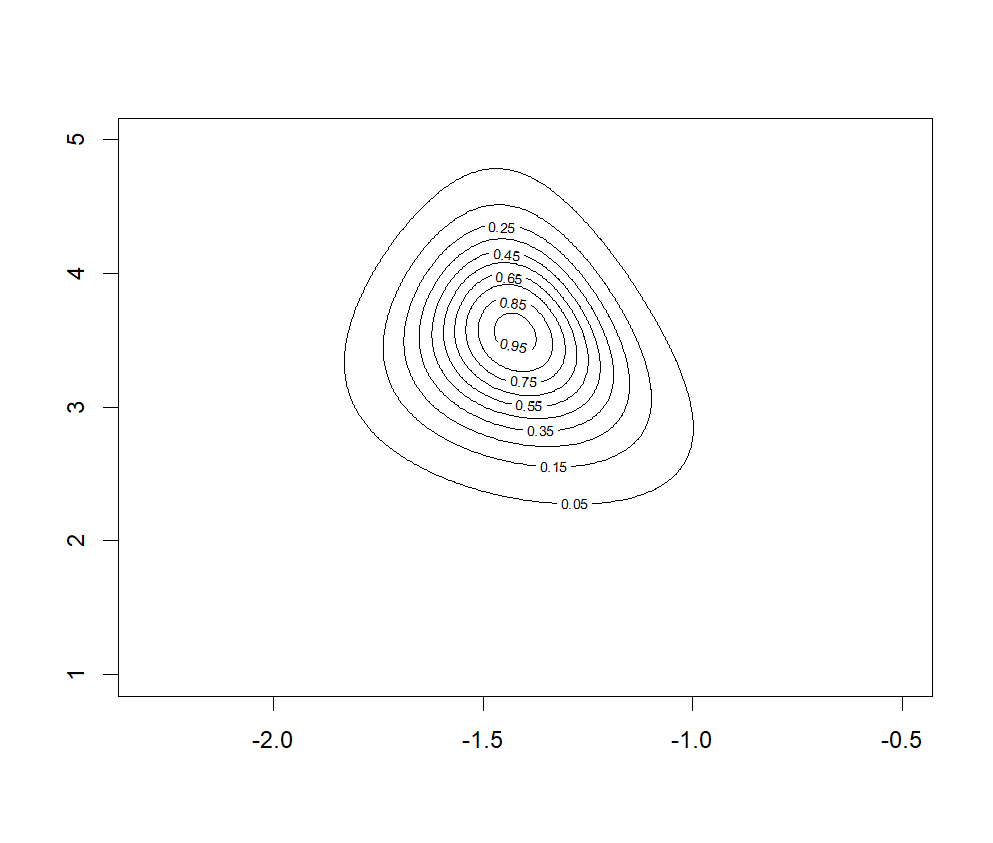

Reproduce this figure in R.
# y: The number of tumor-emerging rats in group;
# n: The number of total rats in group
bikes.y <- c(16,9,10,13,19,20,18,17,35,55)
bikes.n <- c(74,99,58,70,121,77,104,129,308,119)
logpost4 <- function(u, v) {a <- exp(u+v)/(exp(u)+1);
b <- exp(v)/(exp(u) + 1);
J <- length(rat.y); # Number of data
logp_a <- dunif(a , min = 0 , max = 40 , log = TRUE);
logp_b <- dunif(b , min = 0 , max = 100 , log = TRUE);
log_prior <- logp_a + logp_b;
x <- J * (lgamma(a + b) - lgamma(a) - lgamma(b)) + log(a) + log(b) + log_prior;
for (i in (1:J)){
  x <- x + lgamma(a + rat.y[i]) + lgamma(b + rat.n[i] - rat.y[i]) - 
    lgamma(a + b + rat.n[i]) # Adding likelihood
}
x # Return log p(theta, phi | y)
}
# Generate grid sampling
x4 <- c(-230:-50)/100 # set the grid values of u
y4 <- c(100:500)/100 # set the grid values of v
# evaluate grid
z <- outer(x4,y4,logpost4) # evaluate the key part of the log posterior p(u,v|y) for each grid (u,v)
# exponentiate log posterior (set maximum to be one)
z2 <- exp(z- max(z)) # transfer log posterior into posterior (the joint posterior)
contour(x4,y4,z2,levels=c(0.05,0.15,0.25,0.35,0.45,0.55,0.65,0.75,0.85,0.95))

m=1000
z2 <- z2/sum(z2) #get the value of joint posterior, where sum(z2) serves as normalized constant
p.x <- apply(z2, 1, sum) #get marginal posterior p(u|y) from joint posterior p(u,v|y) above
newx <- sample(x4, m, replace=T, prob=p.x) 
xid <- (newx + 2.31)*100 # round to integer
# sample v
newy <- rep(0, m)
for(i in(1:m)) newy[i] <- sample(y4, 1, prob=z2[xid[i],]/sum(z2[xid[i],]))
newa <- (exp(newx)*exp(newy))/(exp(newx)+1)
newb <- exp(newy)/(exp(newx)+1)

# 1. 设定你要预测的组（比如第 5 组）
j <- 5 
yj <- rat.y[j]  
nj <- rat.n[j]  

# 2. 根据抽出来的 alpha 和 beta 样本，进行第二步抽样，生成 1000 个 theta 样本
# 根据条件后验：theta | alpha, beta, y ~ Beta(alpha + yj, beta + nj - yj)
theta_samples <- rbeta(m, shape1 = newa + yj, shape2 = newb + nj - yj)

# 3. 计算这 1000 个 theta 样本的 2.5% 和 97.5% 分位数，这就是 95% 可信区间
ci_95 <- quantile(theta_samples, probs = c(0.025, 0.975))

# 4. 打印结果
print(ci_95)

# 顺便画个直方图看看后验分布的形状
hist(theta_samples, breaks = 30, main = paste("Posterior of theta_", j), 
     xlab = "theta", col = "lightblue", border = "white")
abline(v = ci_95, col = "red", lwd = 2, lty = 2)
